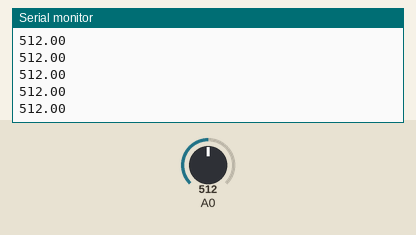
Recording of a sketch running on a simulated Arduino Uno, built with avr-gcc and run on an emulated ATmega328P. Parts: the last lines printed to the serial monitor. The test bench sets the inputs (shaded band); at power-on: A0 = 512.

Above: at 1.2 s.
1.3 s: A0 set to 716
At 1.33 s:
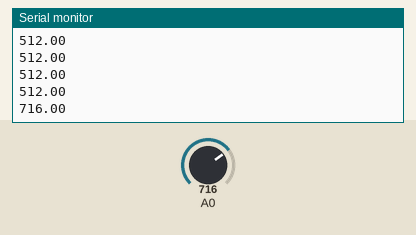
2.8 s: A0 set to 900
At 2.8 s:
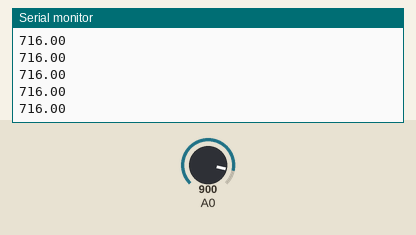
Timing chart, 0 to 5.8 s (numbered marks = the images above; inputs shaded):
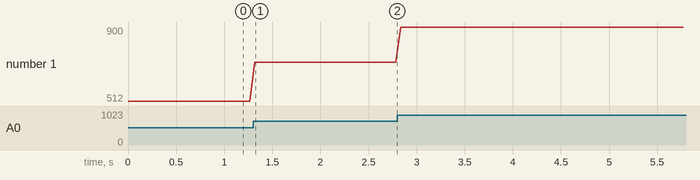

Measured:
- after the input at 1.3 s, the serial monitor: prints a new line at once (image 1)
- plotted number 1: 512 → 716 after the input at 1.3 s, 716 → 900 after the input at 2.8 s

The sketch:

P4.1_arduinoblocks_-_potenciometro.ino
```cpp
double Potenciometro;

void setup()
{


	pinMode(A0, INPUT);
	Serial.begin(9600);
	Serial.flush();
	while(Serial.available()>0)Serial.read();

}


void loop()
{

  	Potenciometro = analogRead(A0);
  	Serial.print(Potenciometro);
  	Serial.println(String(""));
  	delay(50);

}
```
